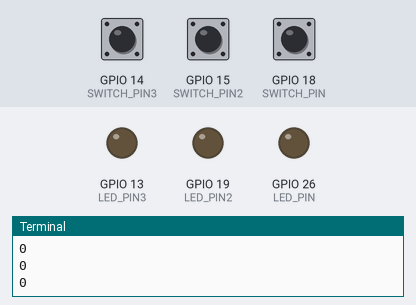
This program was run on a simulated Raspberry Pi (BCM pin numbers). Shown: output pins drawn as LEDs (lit = HIGH), the last lines printed to the terminal. The test bench sets the inputs (shaded band); at power-on: GPIO 14 (SWITCH_PIN3) LOW, GPIO 15 (SWITCH_PIN2) LOW, GPIO 18 (SWITCH_PIN) LOW.

Above: at 1.2 s.
1.3 s: GPIO 14 (SWITCH_PIN3) pulled HIGH for 0.15 s
At 1.4 s:
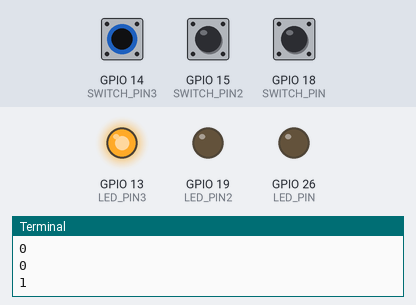
3.0 s: GPIO 15 (SWITCH_PIN2) pulled HIGH for 0.15 s
At 3.1 s:
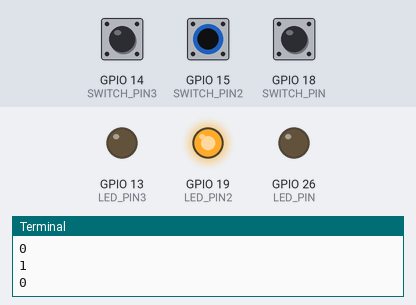
4.7 s: GPIO 18 (SWITCH_PIN) pulled HIGH for 0.15 s
At 4.81 s:
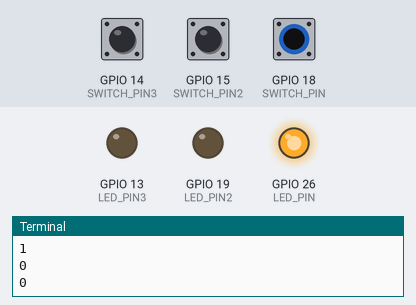
6.4 s: GPIO 18 (SWITCH_PIN) pulled HIGH for 3.2 s
At 10.2 s:
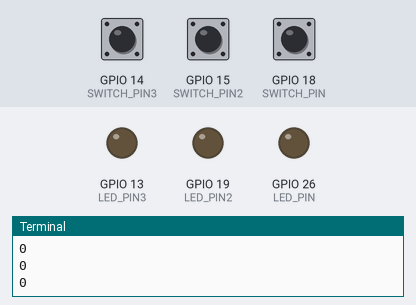
11.1 s: GPIO 14 (SWITCH_PIN3) pulled HIGH for 3.2 s
At 11.5 s:
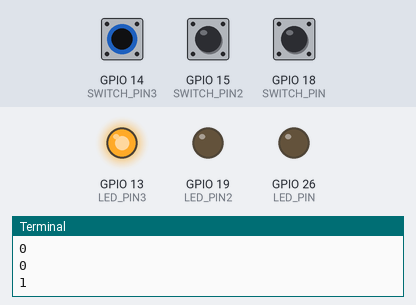
15.8 s: GPIO 14 (SWITCH_PIN3) driven HIGH and GPIO 15 (SWITCH_PIN2) driven HIGH
At 16.7 s:
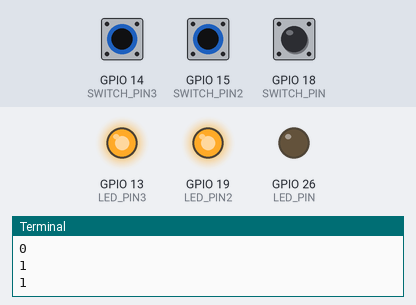
Timing chart, 0 to 18.3 s (numbered marks = the images above; inputs shaded):
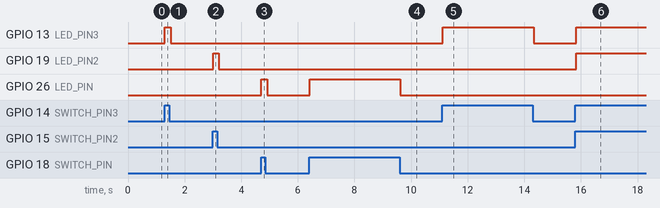

Measured:
- after the input at 1.3 s, GPIO 13 (LED_PIN3): LOW → HIGH at once, → LOW 0.20 s later
- after the input at 3.0 s, GPIO 19 (LED_PIN2): LOW → HIGH at once, → LOW 0.20 s later
- after the input at 4.7 s, GPIO 26 (LED_PIN): LOW → HIGH at once, → LOW 0.20 s later
- after the input at 6.4 s, GPIO 26 (LED_PIN): LOW → HIGH at once, → LOW 3.2 s later
- after the input at 11.1 s, GPIO 13 (LED_PIN3): LOW → HIGH at once, → LOW 3.2 s later
- after the input at 15.8 s, GPIO 13 (LED_PIN3), GPIO 19 (LED_PIN2): LOW → HIGH at once

The program:

nas3.py
```python
import RPi.GPIO as GPIO
import time

LED_PIN = 26
SWITCH_PIN = 18

LED_PIN2 = 19
SWITCH_PIN2 = 15

LED_PIN3 = 13
SWITCH_PIN3 = 14

GPIO.setmode(GPIO.BCM)
GPIO.setup(LED_PIN, GPIO.OUT)
GPIO.setup(LED_PIN2, GPIO.OUT)
GPIO.setup(LED_PIN3, GPIO.OUT)
GPIO.setup(SWITCH_PIN, GPIO.IN, pull_up_down = GPIO.PUD_DOWN)
GPIO.setup(SWITCH_PIN2, GPIO.IN, pull_up_down = GPIO.PUD_DOWN)
GPIO.setup(SWITCH_PIN3, GPIO.IN, pull_up_down = GPIO.PUD_DOWN)
try:
    while True:
        val = GPIO.input(SWITCH_PIN)
        print(val)
        GPIO.output(LED_PIN, val)
        val = GPIO.input(SWITCH_PIN2)
        print(val)
        GPIO.output(LED_PIN2, val)
        val = GPIO.input(SWITCH_PIN3)
        print(val)
        GPIO.output(LED_PIN3, val)
        time.sleep(0.1)
finally:
    GPIO.cleanup()
    print('cleanup and exit')
```
